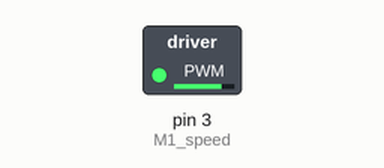
The sketch below on a simulated Arduino Uno, built with avr-gcc and run on an emulated ATmega328P. On the bench: switched loads named in the sketch (green lamp = pin HIGH).

Above: at 0.1 s.
Timing chart, 0 to 1.6 s (numbered marks = the images above):
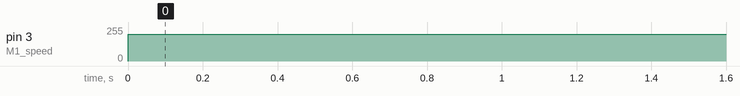

The sketch:

Programme_Bluetooth_Moteur_Final.ino
```cpp
/********** Définition des librairies **********/
//A compléter par E4 (inclure les librairies utiles, l'une pour l'utilisation de servomoteurs et la seconde pour la communication série)


/********** Définition des variables globales **********/
//Création de variables liées à la communication Bluetooth
int Baudrate=9600;                          //Définition de la vitesse de transmission (valeur en Bauds)
int RxHC06=9;                               //Définition de la broche connectée à la borne Rx du HC-06
int TxHC06=10;                              //Définition de la broche connectée à la borne Tx du HC-06
byte input=0;                               //Définition d'une variable qui recevra les données sous forme d'octet de la communication série avec HC-06

const int M1_dir = 4;//
const int M1_speed = 3;

int nb_montee=0;                            //Définition d'une variable qui va s'incrémenter à chaque appui sur le bouton "Monter" ==> Sécurité pour éviter que le bras bute contre la coque


/********** Initialisation carte et I/O **********/
void setup() {
//A compléter par E4

}


/********** Définition fonctions de déplacements du robot **********/
 void loop() {
 //marche_avant()
  digitalWrite(M1_dir, LOW);//
  analogWrite(M1_speed, 200);

}

void marche_arriere()
{ //A compléter par E4

}

void tourner_droite()
{ //A compléter par E4

}

void tourner_gauche()
{ //A compléter par E4

}

/********** Définition fonctions de déplacements de la pince **********/
void attraper_objet()
{ //A compléter par E4

}

void relacher_objet()
{ //A compléter par E4

}

/********** Définition fonctions de déplacements du bras **********/
void monter_bras()
{ //A compléter par E4

}

void baisser_bras()
{ //A compléter par E4

}
/*****************************************/
/********** Programme principal **********/
/*****************************************/
```

Measured:
- by itself, pin 3 (M1_speed): 0/255 → 200/255 at 0.00 s
